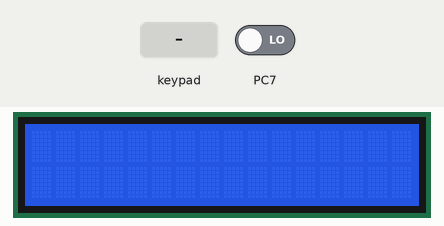
This program was run on a simulated ATmega16, built with avr-gcc and emulated at 1 MHz. Parts: 16×2 character LCD. Wiring (inferred from the signals the program sends): 4×4 keypad with keys 1 2 3 A 4 5 6 B 7 8 9 E C 0 D F: rows PB7, PB6, PB5, PB4; columns PB0, PB1, PB2, PB3. Wiring (inferred from the names in the program): character LCD (HD44780): RS PC4; R/W PC5; E PC6; data PC0, PC1, PC2, PC3. Inputs (shaded band) come from the test bench; at power-on: PC7 LOW.

Above: at 1.2 s.
1.3 s: keypad keys 1 2 3 4 pressed 0.4 s apart
At 3.3 s:
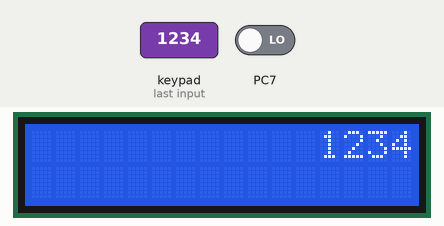
4.4 s: key '1' pressed
At 5.8 s:
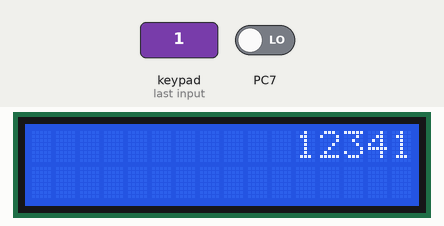
6.1 s: key '2' pressed
At 7.2 s:
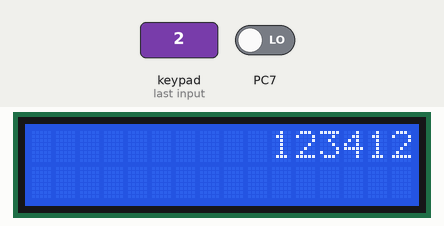
7.8 s: keypad keys 1 2 3 4 A pressed 0.4 s apart
At 10.6 s:
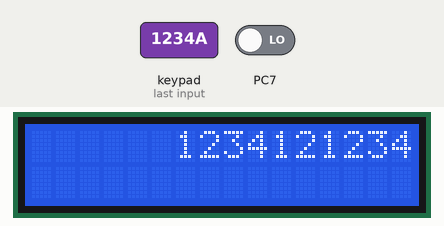
Timing chart, 0 to 12.1 s (numbered marks = the images above; inputs shaded):
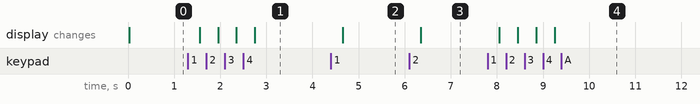

The program:

main.c
```c
/*
 * Practica05-LCD.c
 *
 * Created: 11/02/2021 05:23:12 p. m.
 * Author : Oswal and Max
 */

#define  F_CPU 1000000UL
#include <avr/io.h>				//Librería general del Microcontrolador
#include <stdint.h>				//Para poder declarar varialbes especiales
#include <util/delay.h>			//Para poder hacer delays
//#include <avr/interrupt.h>	 //Para poder manejar interrupciones
#include "lcd.h"

//PROTOTIPADO DE FUNCIONES PARA PODER UTILIZARLAS DESDE CUALQUIER "LUGAR"
//*************************************************************************
uint8_t cero_en_bit(volatile uint8_t *LUGAR, uint8_t BIT);
uint8_t uno_en_bit(volatile uint8_t *LUGAR, uint8_t BIT);
uint8_t tecladoFuncion(volatile uint8_t *DDRT, volatile uint8_t *PORTT, volatile uint8_t *PINT);
/*volatile uint8_t teclado[4][4] = {	{10,9,8,7},
									{11,6,5,4},
									{12,3,2,1},
									{13,14,0,15}	};
*/
volatile uint8_t teclado[4][4] = {	{1,2,3,10},
									{4,5,6,11},
									{7,8,9,13},
									{12,0,14,15}	};
//*************************************************************************


int main(void)
{
	uint8_t tecla = 0, cont = 0;

	lcd_init(LCD_DISP_ON);
    lcd_gotoxy(16,0);
	//lcd_puts("o");

    while (1)
    {
	    //tecla = tecladoFuncion(&DDRA, &PORTA, &PINA);
	    tecla = tecladoFuncion(&DDRB, &PORTB, &PINB);

		if(tecla < 10 && cont < 10) //Escribir un dígito
		{
			lcd_putc('0'+tecla);
			lcd_command(LCD_MOVE_DISP_LEFT); //para proteus debe ser a la derecha
			cont++;

		}
		else if(tecla == 15) //Eliminar todos los dígitos
		{
			lcd_clrscr();
			lcd_gotoxy(16,0);
			cont = 0;
		}

		else if(tecla == 12 && cont > 0) //Eliminar un dígito.
		{
			lcd_gotoxy(16+(cont-1),0);
			lcd_command(LCD_MOVE_DISP_RIGHT); //para proteus debe ser a la izquierda
			cont--;
		}

    }//endwhile
} //end main


uint8_t cero_en_bit(volatile uint8_t *LUGAR, uint8_t BIT)
{
	return (!(*LUGAR&(1<<BIT)));
}

uint8_t uno_en_bit(volatile uint8_t *LUGAR, uint8_t BIT)
{
	return (*LUGAR&(1<<BIT));
}

uint8_t tecladoFuncion(volatile uint8_t *DDRT, volatile uint8_t *PORTT, volatile uint8_t *PINT) {

	*DDRT = (1<<7)|(1<<6)|(1<<5)|(1<<4);		// definimos puerto para teclado

	while(1) {

		*PORTT = 0b11111111;

		for (uint8_t fila = 7; fila > 3; fila--) {

			*PORTT = ~(1<<fila);
			_delay_us(2);

			for (uint8_t col = 0; col < 4; col++) {

				if (cero_en_bit(PINT,col)) {
					_delay_ms(100);
					while(cero_en_bit(PINT,col)) {}
					_delay_ms(100);
					return teclado[7-fila][col];
				}
			}
		}
	}
}
```

lcd.h
```c
#ifndef LCD_H
#define LCD_H
/*************************************************************************
 Title	:   C include file for the HD44780U LCD library (lcd.c)
 Author:    Peter Fleury <pfleury@gmx.ch>  http://jump.to/fleury
 File:	    $Id: lcd.h,v 1.13.2.2 2006/01/30 19:51:33 peter Exp $
 Software:  AVR-GCC 3.3
 Hardware:  any AVR device, memory mapped mode only for AT90S4414/8515/Mega
***************************************************************************/

/**
 @defgroup pfleury_lcd LCD library
 @code #include <lcd.h> @endcode

 @brief Basic routines for interfacing a HD44780U-based text LCD display

 Originally based on Volker Oth's LCD library,
 changed lcd_init(), added additional constants for lcd_command(),
 added 4-bit I/O mode, improved and optimized code.

 Library can be operated in memory mapped mode (LCD_IO_MODE=0) or in
 4-bit IO port mode (LCD_IO_MODE=1). 8-bit IO port mode not supported.

 Memory mapped mode compatible with Kanda STK200, but supports also
 generation of R/W signal through A8 address line.

 @author Peter Fleury pfleury@gmx.ch http://jump.to/fleury

 @see The chapter <a href="http://homepage.sunrise.ch/mysunrise/peterfleury/avr-lcd44780.html" target="_blank">Interfacing a HD44780 Based LCD to an AVR</a>
      on my home page.

*/

/*@{*/

#if (__GNUC__ * 100 + __GNUC_MINOR__) < 303
#error "This library requires AVR-GCC 3.3 or later, update to newer AVR-GCC compiler !"
#endif

#include <inttypes.h>
#include <avr/pgmspace.h>

/**
 *  @name  Definitions for MCU Clock Frequency
 *  Adapt the MCU clock frequency in Hz to your target.
 */
#define XTAL 1000000              /**< clock frequency in Hz, used to calculate delay timer */


/**
 * @name  Definition for LCD controller type
 * Use 0 for HD44780 controller, change to 1 for displays with KS0073 controller.
 */
#define LCD_CONTROLLER_KS0073 0  /**< Use 0 for HD44780 controller, 1 for KS0073 controller */

/**
 *  @name  Definitions for Display Size
 *  Change these definitions to adapt setting to your display
 */
#define LCD_LINES           2     /**< number of visible lines of the display */
#define LCD_DISP_LENGTH    16     /**< visibles characters per line of the display */
#define LCD_LINE_LENGTH  0x40     /**< internal line length of the display    */
#define LCD_START_LINE1  0x00     /**< DDRAM address of first char of line 1 */
#define LCD_START_LINE2  0x40     /**< DDRAM address of first char of line 2 */
#define LCD_START_LINE3  0x14     /**< DDRAM address of first char of line 3 */
#define LCD_START_LINE4  0x54     /**< DDRAM address of first char of line 4 */
#define LCD_WRAP_LINES      0     /**< 0: no wrap, 1: wrap at end of visibile line */


#define LCD_IO_MODE      1         /**< 0: memory mapped mode, 1: IO port mode */
#if LCD_IO_MODE
/**
 *  @name Definitions for 4-bit IO mode
 *  Change LCD_PORT if you want to use a different port for the LCD pins.
 *
 *  The four LCD data lines and the three control lines RS, RW, E can be on the
 *  same port or on different ports.
 *  Change LCD_RS_PORT, LCD_RW_PORT, LCD_E_PORT if you want the control lines on
 *  different ports.
 *
 *  Normally the four data lines should be mapped to bit 0..3 on one port, but it
 *  is possible to connect these data lines in different order or even on different
 *  ports by adapting the LCD_DATAx_PORT and LCD_DATAx_PIN definitions.
 *
 */
#define LCD_PORT         PORTC        /**< port for the LCD lines   */
#define LCD_DATA0_PORT   LCD_PORT     /**< port for 4bit data bit 0 */
#define LCD_DATA1_PORT   LCD_PORT     /**< port for 4bit data bit 1 */
#define LCD_DATA2_PORT   LCD_PORT     /**< port for 4bit data bit 2 */
#define LCD_DATA3_PORT   LCD_PORT     /**< port for 4bit data bit 3 */
#define LCD_DATA0_PIN    0            /**< pin for 4bit data bit 0  */
#define LCD_DATA1_PIN    1            /**< pin for 4bit data bit 1  */
#define LCD_DATA2_PIN    2            /**< pin for 4bit data bit 2  */
#define LCD_DATA3_PIN    3            /**< pin for 4bit data bit 3  */
#define LCD_RS_PORT      LCD_PORT     /**< port for RS line         */
#define LCD_RS_PIN       4            /**< pin  for RS line         */
#define LCD_RW_PORT      LCD_PORT     /**< port for RW line         */
#define LCD_RW_PIN       5            /**< pin  for RW line         */
#define LCD_E_PORT       LCD_PORT     /**< port for Enable line     */
#define LCD_E_PIN        6            /**< pin  for Enable line     */

#elif defined(__AVR_AT90S4414__) || defined(__AVR_AT90S8515__) || defined(__AVR_ATmega64__) || \
      defined(__AVR_ATmega8515__)|| defined(__AVR_ATmega103__) || defined(__AVR_ATmega128__) || \
      defined(__AVR_ATmega161__) || defined(__AVR_ATmega162__)
/*
 *  memory mapped mode is only supported when the device has an external data memory interface
 */
#define LCD_IO_DATA      0xC000    /* A15=E=1, A14=RS=1                 */
#define LCD_IO_FUNCTION  0x8000    /* A15=E=1, A14=RS=0                 */
#define LCD_IO_READ      0x0100    /* A8 =R/W=1 (R/W: 1=Read, 0=Write   */
#else
#error "external data memory interface not available for this device, use 4-bit IO port mode"

#endif


/**
 *  @name Definitions for LCD command instructions
 *  The constants define the various LCD controller instructions which can be passed to the
 *  function lcd_command(), see HD44780 data sheet for a complete description.
 */

/* instruction register bit positions, see HD44780U data sheet */
#define LCD_CLR               0      /* DB0: clear display                  */
#define LCD_HOME              1      /* DB1: return to home position        */
#define LCD_ENTRY_MODE        2      /* DB2: set entry mode                 */
#define LCD_ENTRY_INC         1      /*   DB1: 1=increment, 0=decrement     */
#define LCD_ENTRY_SHIFT       0      /*   DB2: 1=display shift on           */
#define LCD_ON                3      /* DB3: turn lcd/cursor on             */
#define LCD_ON_DISPLAY        2      /*   DB2: turn display on              */
#define LCD_ON_CURSOR         1      /*   DB1: turn cursor on               */
#define LCD_ON_BLINK          0      /*     DB0: blinking cursor ?          */
#define LCD_MOVE              4      /* DB4: move cursor/display            */
#define LCD_MOVE_DISP         3      /*   DB3: move display (0-> cursor) ?  */
#define LCD_MOVE_RIGHT        2      /*   DB2: move right (0-> left) ?      */
#define LCD_FUNCTION          5      /* DB5: function set                   */
#define LCD_FUNCTION_8BIT     4      /*   DB4: set 8BIT mode (0->4BIT mode) */
#define LCD_FUNCTION_2LINES   3      /*   DB3: two lines (0->one line)      */
#define LCD_FUNCTION_10DOTS   2      /*   DB2: 5x10 font (0->5x7 font)      */
#define LCD_CGRAM             6      /* DB6: set CG RAM address             */
#define LCD_DDRAM             7      /* DB7: set DD RAM address             */
#define LCD_BUSY              7      /* DB7: LCD is busy                    */

/* set entry mode: display shift on/off, dec/inc cursor move direction */
#define LCD_ENTRY_DEC            0x04   /* display shift off, dec cursor move dir */
#define LCD_ENTRY_DEC_SHIFT      0x05   /* display shift on,  dec cursor move dir */
#define LCD_ENTRY_INC_           0x06   /* display shift off, inc cursor move dir */
#define LCD_ENTRY_INC_SHIFT      0x07   /* display shift on,  inc cursor move dir */

/* display on/off, cursor on/off, blinking char at cursor position */
#define LCD_DISP_OFF             0x08   /* display off                            */
#define LCD_DISP_ON              0x0C   /* display on, cursor off                 */
#define LCD_DISP_ON_BLINK        0x0D   /* display on, cursor off, blink char     */
#define LCD_DISP_ON_CURSOR       0x0E   /* display on, cursor on                  */
#define LCD_DISP_ON_CURSOR_BLINK 0x0F   /* display on, cursor on, blink char      */

/* move cursor/shift display */
#define LCD_MOVE_CURSOR_LEFT     0x10   /* move cursor left  (decrement)          */
#define LCD_MOVE_CURSOR_RIGHT    0x14   /* move cursor right (increment)          */
#define LCD_MOVE_DISP_LEFT       0x18   /* shift display left                     */
#define LCD_MOVE_DISP_RIGHT      0x1C   /* shift display right                    */

/* function set: set interface data length and number of display lines */
#define LCD_FUNCTION_4BIT_1LINE  0x20   /* 4-bit interface, single line, 5x7 dots */
#define LCD_FUNCTION_4BIT_2LINES 0x28   /* 4-bit interface, dual line,   5x7 dots */
#define LCD_FUNCTION_8BIT_1LINE  0x30   /* 8-bit interface, single line, 5x7 dots */
#define LCD_FUNCTION_8BIT_2LINES 0x38   /* 8-bit interface, dual line,   5x7 dots */


#define LCD_MODE_DEFAULT     ((1<<LCD_ENTRY_MODE) | (1<<LCD_ENTRY_INC) )


/**
 *  @name Functions
 */


/**
 @brief    Initialize display and select type of cursor
 @param    dispAttr \b LCD_DISP_OFF display off\n
                    \b LCD_DISP_ON display on, cursor off\n
                    \b LCD_DISP_ON_CURSOR display on, cursor on\n
                    \b LCD_DISP_ON_CURSOR_BLINK display on, cursor on flashing
 @return  none
*/
extern void lcd_init(uint8_t dispAttr);


/**
 @brief    Clear display and set cursor to home position
 @param    void
 @return   none
*/
extern void lcd_clrscr(void);


/**
 @brief    Set cursor to home position
 @param    void
 @return   none
*/
extern void lcd_home(void);


/**
 @brief    Set cursor to specified position

 @param    x horizontal position\n (0: left most position)
 @param    y vertical position\n   (0: first line)
 @return   none
*/
extern void lcd_gotoxy(uint8_t x, uint8_t y);


/**
 @brief    Display character at current cursor position
 @param    c character to be displayed
 @return   none
*/
extern void lcd_putc(char c);


/**
 @brief    Display string without auto linefeed
 @param    s string to be displayed
 @return   none
*/
extern void lcd_puts(const char *s);


/**
 @brief    Display string from program memory without auto linefeed
 @param    s string from program memory be be displayed
 @return   none
 @see      lcd_puts_P
*/
extern void lcd_puts_p(const char *progmem_s);


/**
 @brief    Send LCD controller instruction command
 @param    cmd instruction to send to LCD controller, see HD44780 data sheet
 @return   none
*/
extern void lcd_command(uint8_t cmd);


/**
 @brief    Send data byte to LCD controller

 Similar to lcd_putc(), but without interpreting LF
 @param    data byte to send to LCD controller, see HD44780 data sheet
 @return   none
*/
extern void lcd_data(uint8_t data);


/**
 @brief macros for automatically storing string constant in program memory
*/
#define lcd_puts_P(__s)         lcd_puts_p(PSTR(__s))

/*@}*/
#endif //LCD_H
```

Source omitted: lcd.c (21017 bytes)

Measured:
- after the input at 1.3 s, the display: first changes after 0.25 s (image 1 shows a later state)
- after the input at 4.4 s, the display: changes after 0.25 s (image 2)
- after the input at 6.1 s, the display: changes after 0.25 s (image 3)
- after the input at 7.8 s, the display: first changes after 0.25 s (image 4 shows a later state)
